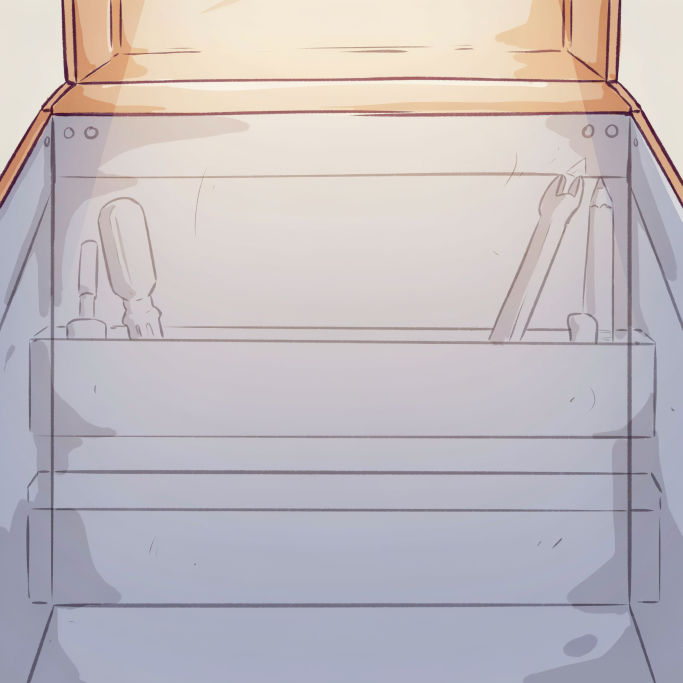
#> input picture asset-sources/references/sketch/backdrop-v1.png, 2048 x 2048 px, found by its file name (shown at 1/3 size)
$ python prepare-supper-cartoon.py
#> lines starting #> are read from the running program, lines starting #| are printed output that depends on the picture
# Royal Supper cartoon rework (user, 2026-10-09): cut the DreamLayer references
# in asset-sources/references/supper/ into runtime art for the Supper scene.
# Local preparation only: no generation, 0 credits. Writes
# public/assets/supper/cartoon/*, a review board in
# asset-sources/production/supper-cartoon-v1/ and manifest entries.
#
# Keying follows scripts/prepare-sketch-skins.py: everything close to the flat
# sheet background, or pale and connected to the border (the diner edits have a
# faint paper texture), is transparent; ink outlines stop the flood. Parts are
# cropped from boxes measured on the 2026-10-09 references. Presentation only:
# collision, timing and level data never read these pixels.
from pathlib import Path
from PIL import Image, ImageDraw, ImageEnhance, ImageFilter
import numpy as np
import hashlib, json

ROOT = Path(__file__).resolve().parents[1]
REFS = ROOT / 'asset-sources/references/supper'
OUT = ROOT / 'public/assets/supper/cartoon'
REVIEW = ROOT / 'asset-sources/production/supper-cartoon-v1'
MANIFEST = ROOT / 'asset-sources/manifest.json'
OUT.mkdir(parents=True, exist_ok=True)
REVIEW.mkdir(parents=True, exist_ok=True)
outputs = {}


# [24 lines left out: function cutout, not called in this run]


def trim(rgba):
    ys, xs = np.where(rgba[:, :, 3] > 8)
    return rgba[ys.min():ys.max() + 1, xs.min():xs.max() + 1]


def crop(rgba, box):
    x0, y0, x1, y1 = box
    return trim(rgba[y0:y1, x0:x1].copy())


# Same colour lift as the Sketch skins, so both worlds read equally poppy.
SATURATION, CONTRAST = 1.25, 1.06


# [5 lines left out: function pop, not called in this run]


# WebP keeps the cutouts' alpha at a fraction of PNG's size (the diner poses
# were about 0.5 MB each as PNG).
def save(asset_id, image, reference, box, notes, max_side=512, fmt='webp', lift=True):
    if isinstance(image, np.ndarray):
        image = Image.fromarray(image.astype('uint8'), 'RGBA')
    if lift:
        image = pop(image)
    scale = min(1, max_side / max(image.size))
    if scale < 1:
        image = image.resize((max(1, round(image.width * scale)), max(1, round(image.height * scale))), Image.LANCZOS)
    path = OUT / f'{asset_id.split(".", 1)[1]}.{fmt}'
    if image.mode == 'RGBA':
        image.save(path, quality=88, alpha_quality=100, method=6)
    else:
        image.convert('RGB').save(path, quality=84, method=6)
    outputs[asset_id] = dict(path=path, reference=reference, box=box, notes=notes, size=image.size)
    return image


# [8 lines left out: function strip, not called in this run]


# --- backdrop and museum painting ------------------------------------------
# The far side of the feast table, its guests and the hall. Pushed back for
# readability: softer colour, a dusk haze and a darker tablecloth drape below
# the far table edge so gaps in the route still read as drops.
hall = ImageEnhance.Color(Image.open(REFS / 'backdrop-v1.png').convert('RGB')).enhance(0.72)
a = np.asarray(hall).astype(float)
rows = np.linspace(0, 1, a.shape[0])[:, None, None]
#> rows = 2048 values from 0 to 1
a = a * 0.74 + np.array([58, 34, 50]) * 0.26
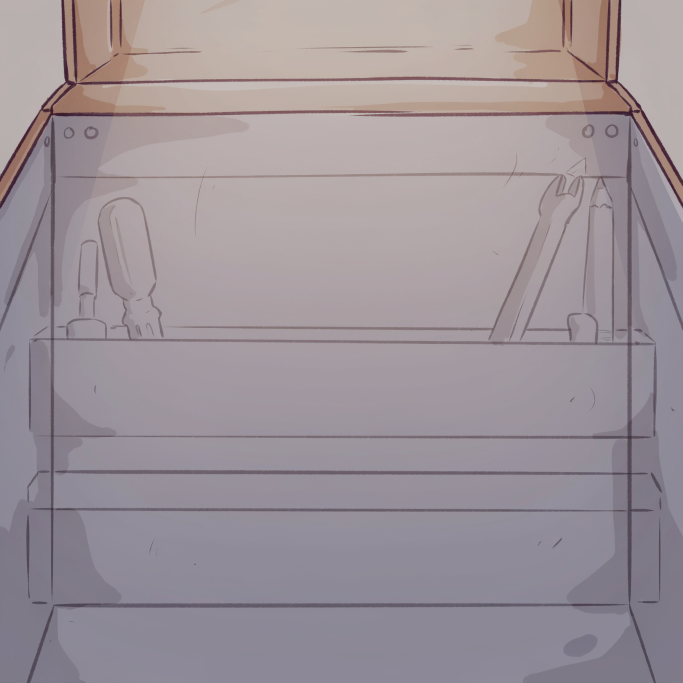
#> a: shape (2048, 2048, 3) float64 (shown at 1/3 size); mean R, G, B 157.1, 147.4, 153.7
a = a * np.clip(1 - (rows - 0.77) * 2.6, 0.42, 1)
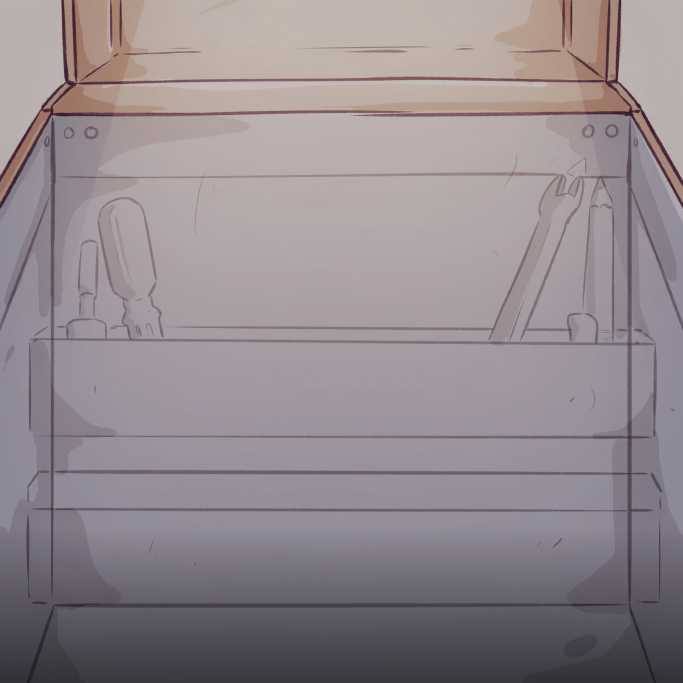
#> a: shape (2048, 2048, 3) float64 (shown at 1/3 size); mean R, G, B 147.7, 138.3, 143.6
hall = Image.fromarray(a.clip(0, 255).astype('uint8')).resize((2048, 1152), Image.LANCZOS)
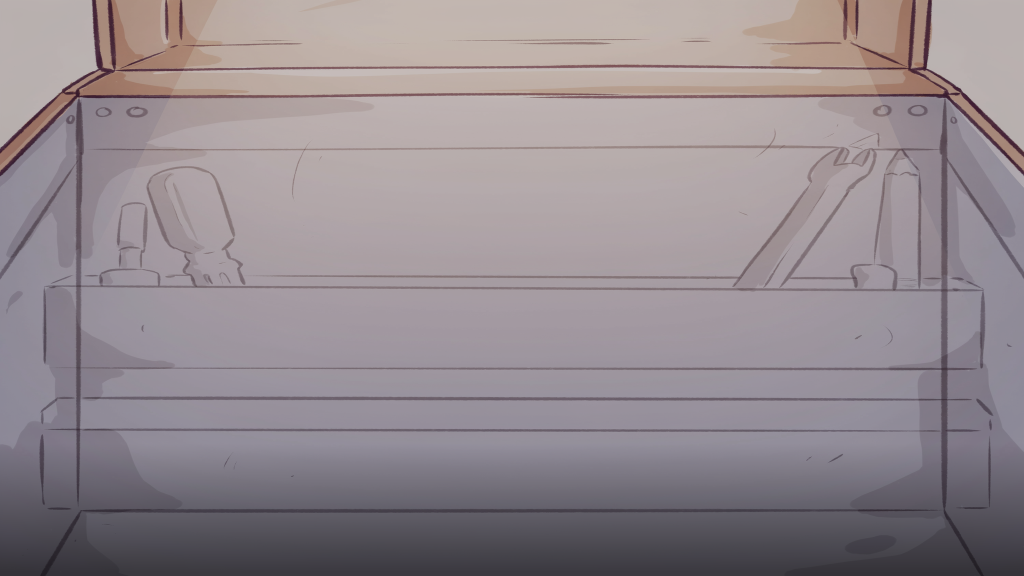
#> hall: PIL image 2048x1152 RGB (shown at 1/2 size); mean R, G, B 147.2, 137.8, 143.1
save('royal-supper.background', hall, 'supper.backdrop.reference-v1', None,
     'Whole hall at 2048x1152: saturation 0.72, 26% dusk haze, drape below the far table edge darkened to 42%. Mirrored tiling in the scene.',
     max_side=2048, lift=False)

# The second banquet edit came back square and re-framed, so it hangs in the
# museum instead: cropped to the side frames' 2.8 x 1.8 shape.
#> (the run stopped early here; a loop or call above may not have finished)
